Frame 1 (no input): blank canvas, image omitted
Frame 60 (the mouse pressed at the canvas centre just before this capture): blank canvas, image omitted
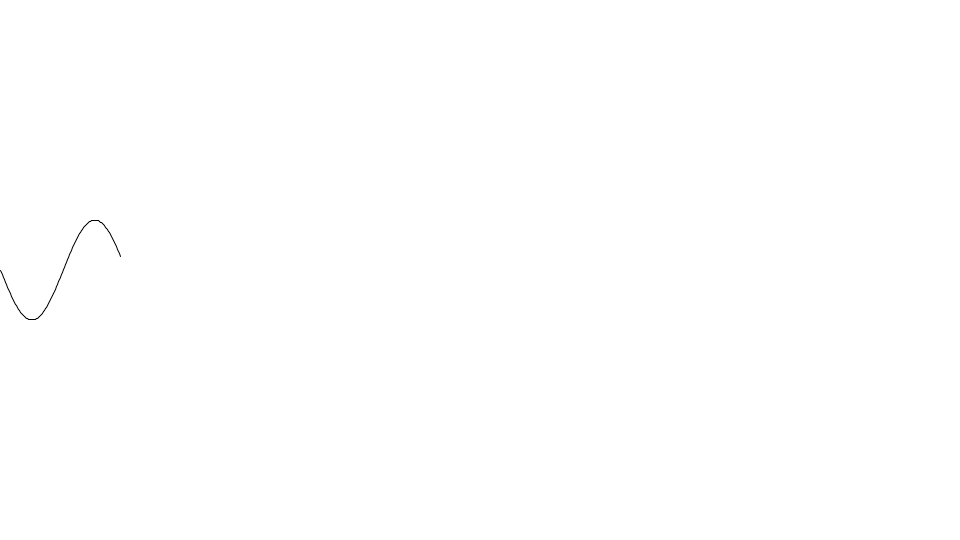
Frame 120 (the mouse held since frame 60 and released just before this capture)

The Processing sketch whose frames 1 and 60 were blank and that drew this single picture after the mouse press (run headless with seeded random() and noise(); from frame 60 on, the mouse is pressed at the canvas centre):

// Processing sketch: Wave2
// ── Wave2.pde
float angle = 0;
float centerY;
float range = 50;
float xspeed = 1;
float yspeed = 0.05;
float xpos;
float ypos;
float pxpos;
float pypos;
    
void setup() {
  background(255);  
  size(960, 540);
  frameRate(30);
  initialize();
}

void initialize() {
  centerY = height/2;
  xpos = 0;
  pxpos = ypos;
  ypos = centerY;
  pypos = ypos;
}

void draw() {
  stroke(0);
  xpos += xspeed;
  angle += yspeed;
  ypos = centerY + sin(angle) * range;
  line(pxpos, pypos, xpos, ypos);
  pxpos = xpos;
  pypos = ypos;
}
